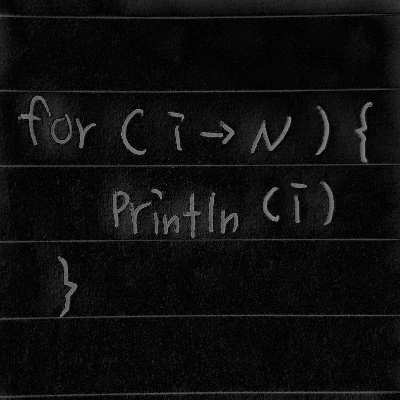
#> input picture images/fourierHist2.jpg, 400 x 400 px
$ python t3_4.py
#> lines starting #> are read from the running program, lines starting #| are printed output that depends on the picture; after the words box and inside, x2 and y2 are one past the last pixel; in counts of white or black regions, pixels touching at a corner belong together
import cv2
import numpy as np
from matplotlib import pyplot as plt

img = cv2.imread('../images/fourierHist2.jpg',cv2.IMREAD_GRAYSCALE)
#> img is the input picture: shape (400, 400); min 0, max 145, mean 14.6

thresholder = 70
whiteValue = 255

blur = cv2.GaussianBlur(img,(5,5),0)

# global thresholding
ret1,th1 = cv2.threshold(blur,thresholder,whiteValue,cv2.THRESH_BINARY)
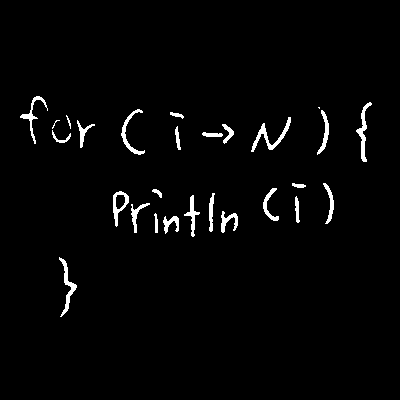
#> th1: shape (400, 400); 2.3% white; 27 white regions (2 under 20 px), largest, box (x1, y1, x2, y2) and area: (251, 117, 291, 152) 314, (356, 102, 372, 162) 272, (59, 257, 77, 317) 266
#> ret1 = 70

images = [blur, 0, th1]
titles = ['Original Noisy Image','Histogram','Threshold (v=' + str(thresholder) + ')']

for i in range(1):
    plt.subplot(1,3,i*3+1),plt.imshow(images[i*3],'gray')
    plt.title(titles[i*3]), plt.xticks([]), plt.yticks([])
    plt.subplot(1,3,i*3+2),plt.hist(images[i*3].ravel(),256)
    plt.title(titles[i*3+1]), plt.xticks([]), plt.yticks([])
    plt.subplot(1,3,i*3+3),plt.imshow(images[i*3+2],'gray')
    plt.title(titles[i*3+2]), plt.xticks([]), plt.yticks([])

cv2.imwrite('../images/bluredFouier2.jpg',th1)

plt.show()
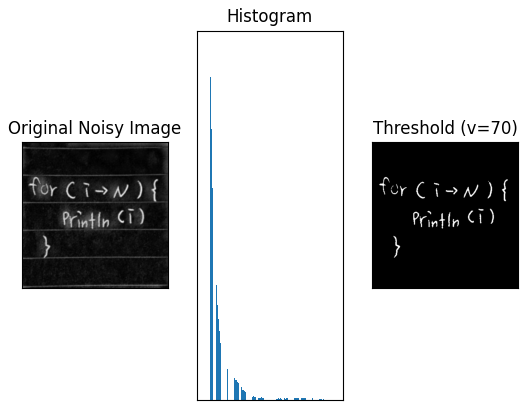
#> figure drawn by matplotlib, 3 panels
